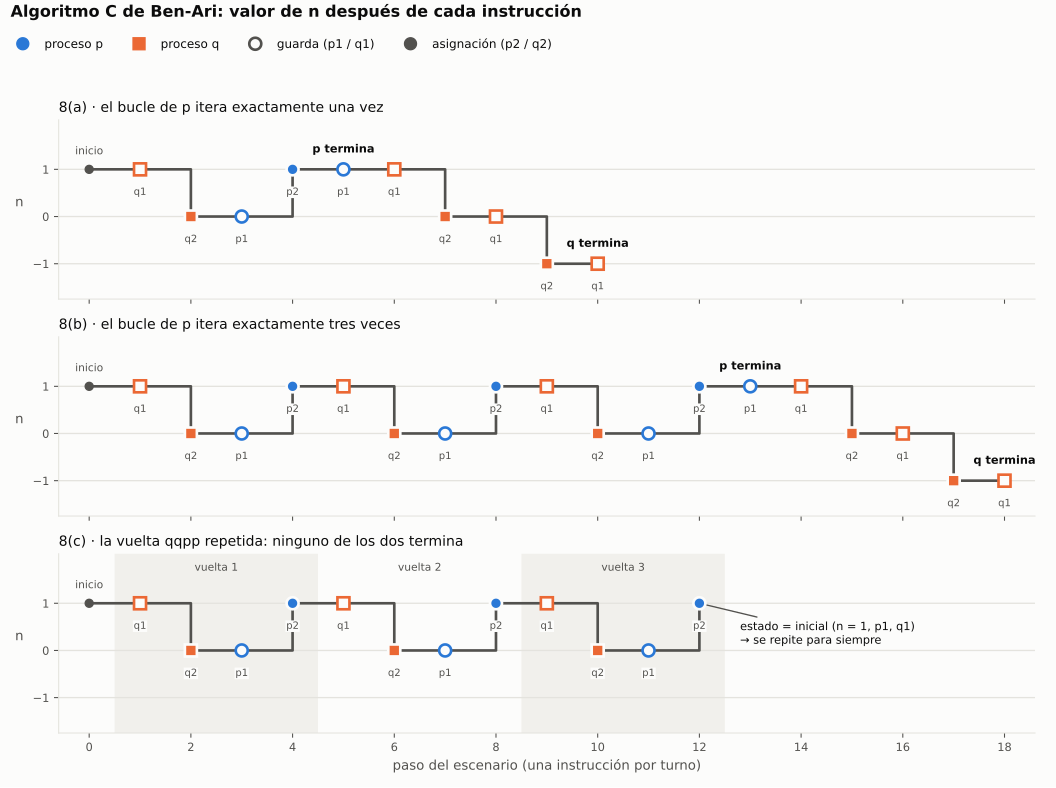

Write the Python code that produced this figure.
# /// script
# requires-python = ">=3.11"
# dependencies = ["matplotlib>=3.8"]
# ///
"""Gráfico de la matriz de escenarios del ejercicio 8 (Ben-Ari, algoritmo 2.18).

Lee escenarios.csv, que exporta el mismo modelo que verifican los tests:

    go run ./week04/cmd/escenarios -csv > week04/grafico/escenarios.csv
    uv run week04/grafico/escenarios.py

Una fila por escenario: n después de cada instrucción, con la marca del proceso
que la ejecutó. Hueca = evaluó su guarda, rellena = hizo la asignación.
"""

import csv
from pathlib import Path

import matplotlib

matplotlib.use("Agg")

import matplotlib.pyplot as plt  # noqa: E402
from matplotlib.lines import Line2D  # noqa: E402

AQUI = Path(__file__).parent

# Paleta categórica validada (slots 1 y 2): p azul, q naranja. La forma de la
# marca repite la identidad para que no dependa solo del color.
COLOR = {"p": "#2a78d6", "q": "#eb6834"}
MARCA = {"p": "o", "q": "s"}
TINTA = "#0b0b0b"
TINTA_2 = "#52514e"
REGLA = "#e4e3de"
SUPERFICIE = "#fcfcfb"
BANDA = "#f1f0ec"

TITULOS = {
    "8a": "8(a) · el bucle de p itera exactamente una vez",
    "8b": "8(b) · el bucle de p itera exactamente tres veces",
    "8c": "8(c) · la vuelta qqpp repetida: ninguno de los dos termina",
}
VUELTA_C = 4  # len("qqpp")


def leer(ruta: Path) -> dict[str, list[dict[str, str]]]:
    pasos: dict[str, list[dict[str, str]]] = {}
    with ruta.open(newline="", encoding="utf-8") as f:
        for fila in csv.DictReader(f):
            pasos.setdefault(fila["escenario"], []).append(fila)
    return pasos


def dibujar(ax, nombre: str, pasos: list[dict[str, str]]) -> None:
    xs = [0] + [int(p["paso"]) for p in pasos]
    ns = [1] + [int(p["n"]) for p in pasos]

    if nombre == "8c":
        for i, inicio in enumerate(range(0, len(pasos), VUELTA_C)):
            if i % 2 == 0:
                ax.axvspan(inicio + 0.5, inicio + VUELTA_C + 0.5, color=BANDA, zorder=0, lw=0)
            ax.text(inicio + VUELTA_C / 2 + 0.5, 1.75, f"vuelta {i + 1}",
                    ha="center", va="center", fontsize=8, color=TINTA_2)
        ax.annotate("estado = inicial (n = 1, p1, q1)\n→ se repite para siempre",
                    xy=(len(pasos), 1), xytext=(len(pasos) + 0.8, 0.35),
                    fontsize=8.5, color=TINTA, va="center",
                    arrowprops=dict(arrowstyle="-", color=TINTA_2, lw=1))

    # n se mantiene entre instrucciones: escalón que cambia recién en la asignación.
    ax.step(xs, ns, where="post", color=TINTA_2, lw=2, zorder=1, solid_capstyle="round")
    ax.plot([0], [1], marker="o", ms=6, color=TINTA_2, zorder=2)
    ax.text(0, 1.32, "inicio", ha="center", fontsize=8, color=TINTA_2)

    terminados: set[str] = set()
    for p in pasos:
        x, n, proc, etiqueta = int(p["paso"]), int(p["n"]), p["proceso"], p["etiqueta"]
        es_guarda = etiqueta.endswith("1")
        ax.plot([x], [n], marker=MARCA[proc], ms=9, mew=2, zorder=3,
                color=COLOR[proc],
                markerfacecolor=SUPERFICIE if es_guarda else COLOR[proc],
                markeredgecolor=SUPERFICIE if not es_guarda else COLOR[proc])
        # Fondo del color de la superficie: el escalón vertical pasa justo por x.
        ax.text(x, n - 0.38, etiqueta, ha="center", va="top", fontsize=7.5, color=TINTA_2,
                zorder=4, bbox=dict(facecolor=SUPERFICIE, edgecolor="none", pad=0.6))
        if "falso" in p["detalle"] and proc not in terminados:
            terminados.add(proc)
            ax.text(x, n + 0.3, f"{proc} termina", ha="center", va="bottom",
                    fontsize=8.5, color=TINTA, fontweight="bold")

    ax.set_title(TITULOS[nombre], loc="left", fontsize=10.5, color=TINTA, pad=6)
    ax.set_ylim(-1.75, 2.05)
    ax.set_yticks([-1, 0, 1])
    ax.set_ylabel("n", color=TINTA_2, rotation=0, labelpad=10)
    ax.grid(axis="y", color=REGLA, lw=1)
    ax.set_axisbelow(True)
    for lado in ("top", "right"):
        ax.spines[lado].set_visible(False)
    for lado in ("left", "bottom"):
        ax.spines[lado].set_color(REGLA)
    ax.tick_params(colors=TINTA_2, labelsize=8.5)


def main() -> None:
    pasos = leer(AQUI / "escenarios.csv")
    orden = ["8a", "8b", "8c"]
    largo = max(len(pasos[e]) for e in orden)

    fig, ejes = plt.subplots(len(orden), 1, figsize=(11, 8.2), sharex=True, facecolor=SUPERFICIE)
    for ax, nombre in zip(ejes, orden):
        ax.set_facecolor(SUPERFICIE)
        dibujar(ax, nombre, pasos[nombre])
    ejes[-1].set_xlim(-0.6, largo + 0.6)
    ejes[-1].set_xticks(range(0, largo + 1, 2))
    ejes[-1].set_xlabel("paso del escenario (una instrucción por turno)", color=TINTA_2)

    leyenda = [
        Line2D([], [], ls="", marker=MARCA["p"], ms=9, color=COLOR["p"], label="proceso p"),
        Line2D([], [], ls="", marker=MARCA["q"], ms=9, color=COLOR["q"], label="proceso q"),
        Line2D([], [], ls="", marker="o", ms=9, mew=2, color=TINTA_2,
               markerfacecolor=SUPERFICIE, label="guarda (p1 / q1)"),
        Line2D([], [], ls="", marker="o", ms=9, color=TINTA_2, label="asignación (p2 / q2)"),
    ]
    fig.suptitle("Algoritmo C de Ben-Ari: valor de n después de cada instrucción",
                 x=0.01, y=0.995, ha="left", fontsize=12, color=TINTA, fontweight="bold")
    fig.legend(handles=leyenda, loc="upper left", ncol=4, frameon=False,
               fontsize=9, labelcolor=TINTA, bbox_to_anchor=(0.0, 0.965))
    fig.tight_layout(rect=(0, 0, 1, 0.93))

    for ext in ("png", "svg"):
        fig.savefig(AQUI / f"escenarios.{ext}", dpi=200, facecolor=SUPERFICIE)
    print(f"escrito {AQUI / 'escenarios.png'} y .svg")


if __name__ == "__main__":
    main()
